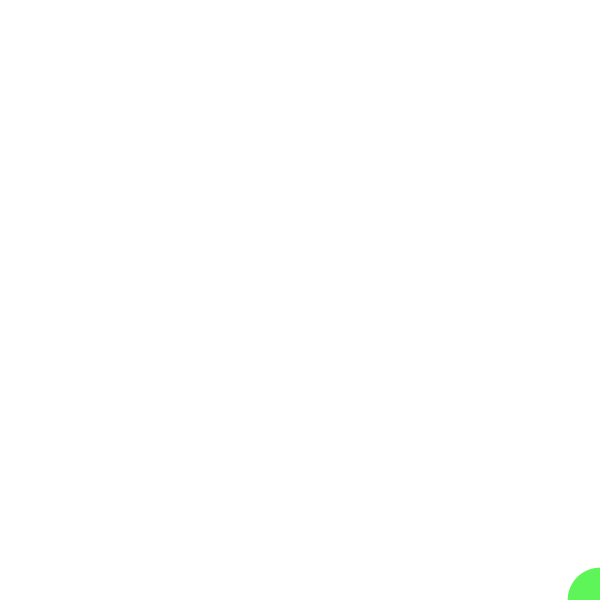
Frame 1 (no input)
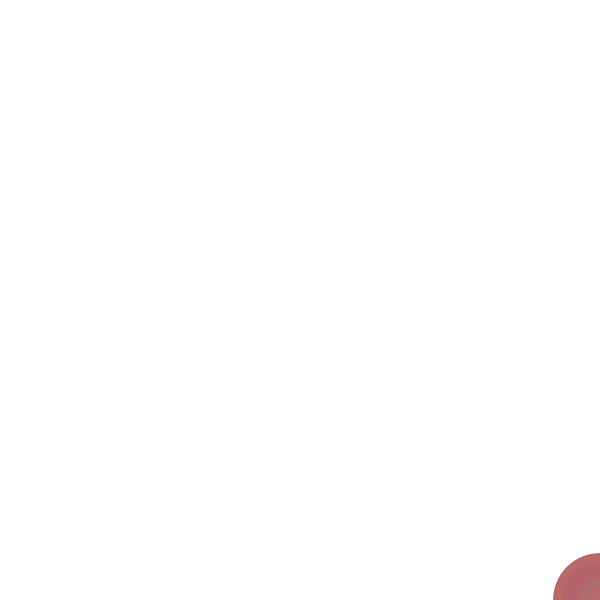
Frame 60 (the mouse pressed at the canvas centre just before this capture)
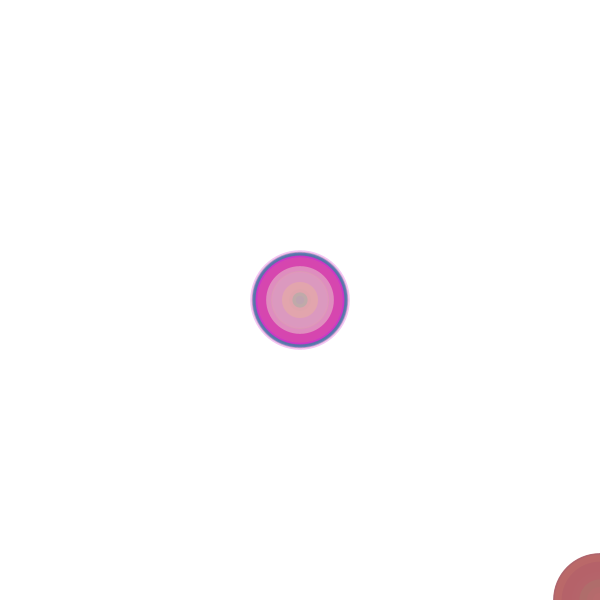
Frame 120 (the mouse held since frame 60 and released just before this capture)

The Processing sketch that drew these frames (run headless with seeded random() and noise(); from frame 60 on, the mouse is pressed at the canvas centre):

// Processing sketch: ej13
// ── ej13.pde
void setup() {
  size(600, 600);
  background(255);
  smooth();
  noStroke();
}

void draw() {
  float anc = random(100);
  fill(random(256),random(256),random(256),random(256));
  ellipse(width-mouseX,height-mouseY,anc,anc);
}

void mousePressed() {
  loop();
}
void keyPressed() {
  noLoop();
}
